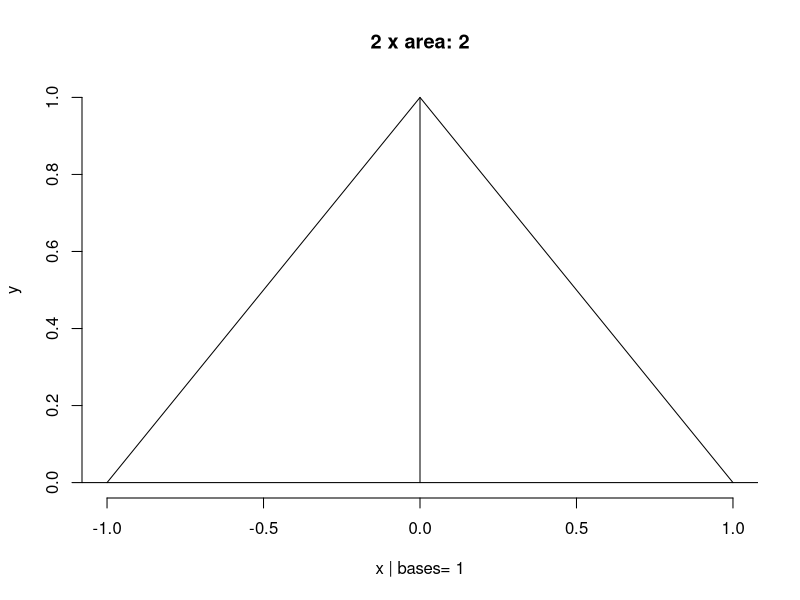
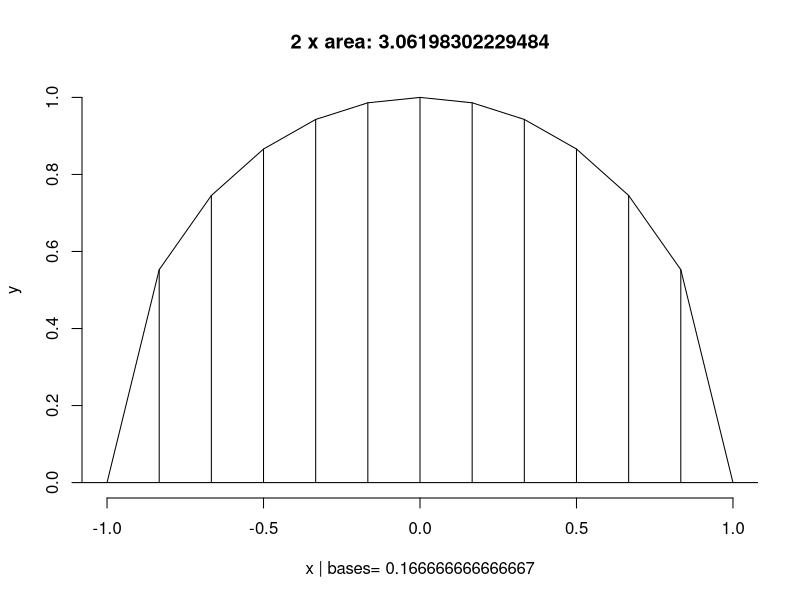
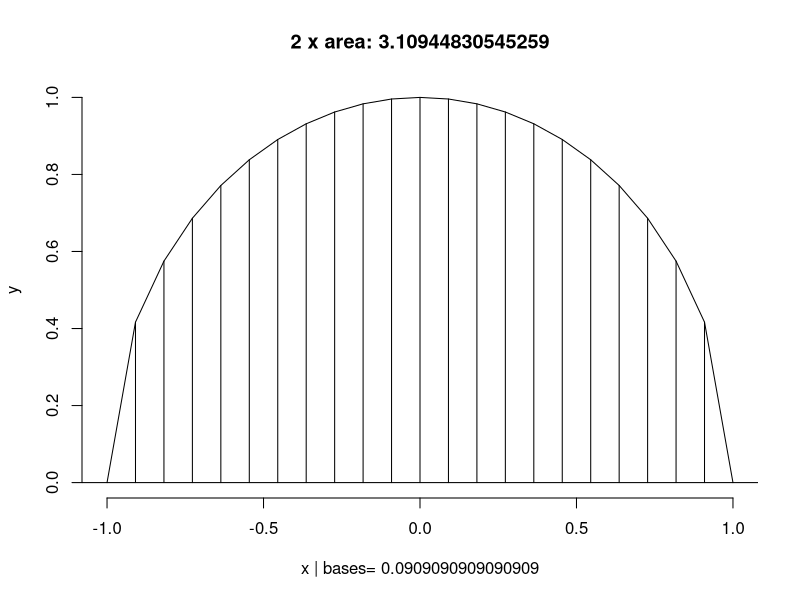
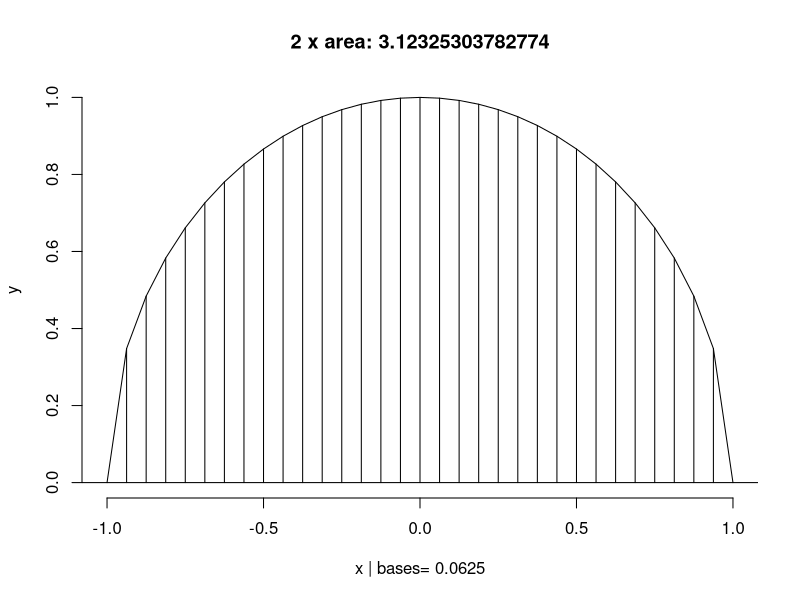
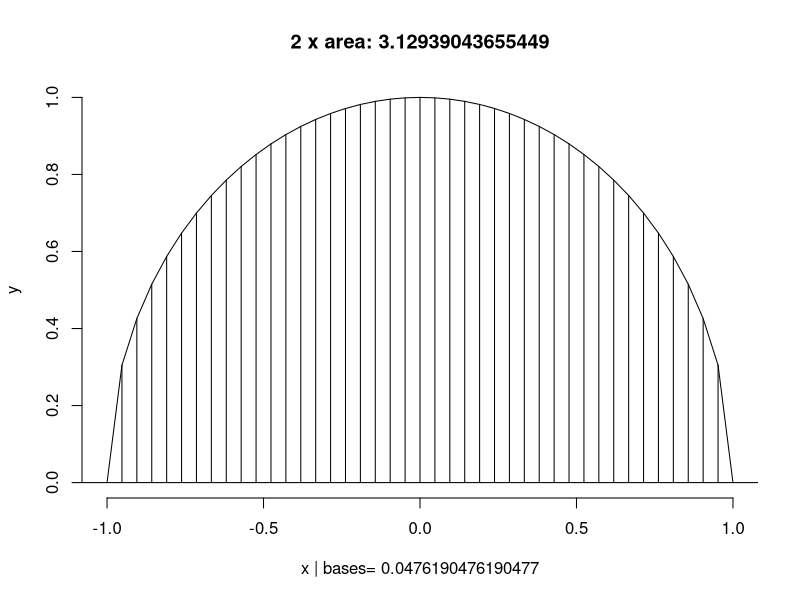
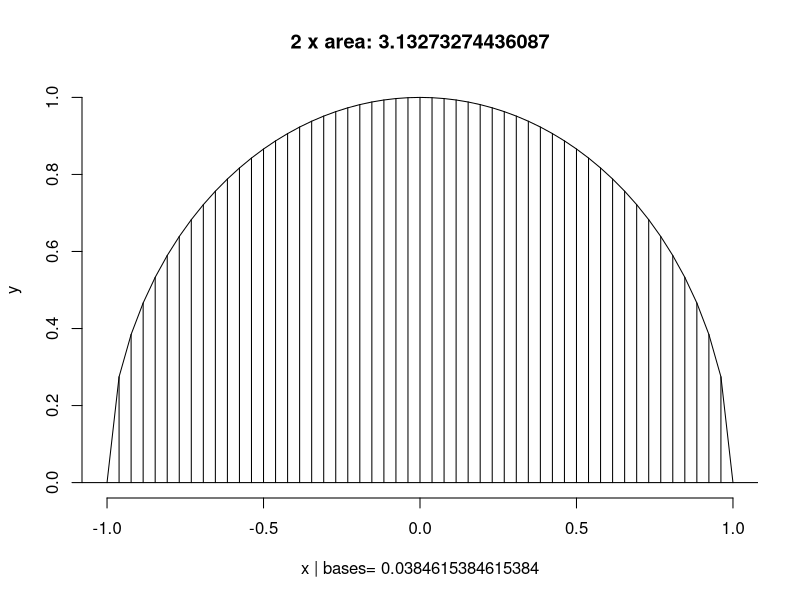
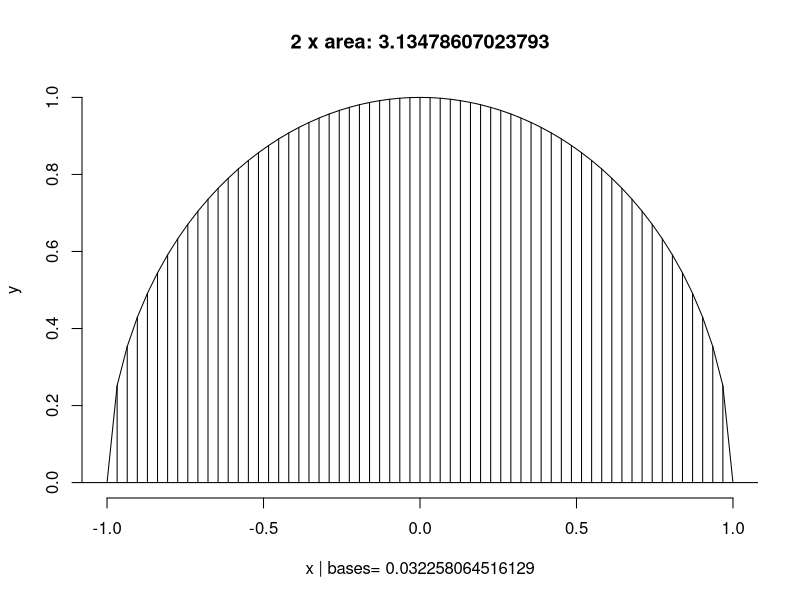
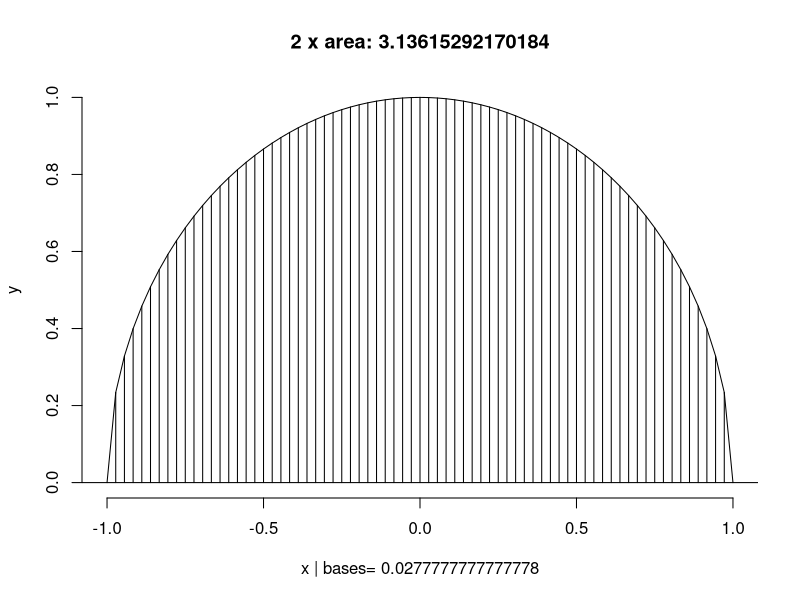

R code for these plots, in order:
## ---- chunk 1
library(reshape2)
library(ggplot2)

cat("\014")  

genseq <- function(base, r) {
    seq(-r, r, by=base)
}

f <- function(x, r=1) {
    sqrt((r-x)*(r+x))
}

cM <- function(base=.1, r=1) {
    x <- genseq(base, r)
    y <- f(x, r)
    
    matrix(c(x, y), ncol=2, dimnames=list(NULL, c("x", "y")))
}

cMArea <- function(cM) {
    base <- cM[2,1] - cM[1,1]
    sum(cM[, "y"] * base)
}

cMPlot <- function(cM) {
    plot(cM,
         type="l",
         frame=F,
         main=paste("2 x area:", 2*cMArea(cM)),
         xlab=paste("x | bases=", cM[2,1] - cM[1,1]))
    abline(h=0)
    apply(cM, 1, function(coord) {
        x <- coord[1]
        y <- coord[2]
        segments(x, y, y1 = 0)
    })
    
}

### Data
r <- 1
by <- .0001
x <- genseq(by, r)
y <- y0 <- f(x, r)
t1 <- (r-x)
t2 <- (r+x)
y1 <- t1 * t2
y2 <- sqrt(y0)
y3 <-sqrt(y2)
y4 <- sqrt(y3)
y5 <- sqrt(y4)
yn <- y0^(1/1000)
diff <- y0 - y1

df <- data.frame(x, t1, t2, y0, y1, y2, y3, y4, y5, yn, diff)
# par(mfrow=c(1,1))
# plot(df)
# print(df)
df <- melt(df, id="x")

g1 <- ggplot(df, aes(x, value, color=variable)) + geom_line()
#     scale_x_continuous(limits = c(-r, r)) +
#     scale_y_continuous(limits = c(-r, r))
# plot(g1)

diff1 <- y0 - y1
diff2 <- y0 / y1
diff3 <- y1 - y0
diff4 <- y1 / y0
diff <- data.frame(x, diff1, diff2, diff3, diff4)
diff <- melt(diff, id="x")

g2 <- ggplot(diff, aes(x, value, color=variable)) + geom_line()
#     scale_x_continuous(limits = c(-r, r)) +
#     scale_y_continuous(limits = c(-r, r))
# plot(g2)
## ---- chunk 2
speed <- 5
bases <- c(seq(1, 99, by=1*speed),
          seq(100, 999, by=10*speed),
          seq(1000, 9999, by=100*speed))
l <- sapply(1/bases, cM, r=1)
names(l) <- bases
x <- data.frame(bases, area=unlist(lapply(l, cMArea)))
rownames(x) <- NULL

lapply(l, function(x) {
    cMPlot(x)
    Sys.sleep(1/4)
})
# bases <- seq(1, 10^3, by=10)
# sapply(bases, function(n) {
#     x <- 2 * cMArea(cM(n))
#     print(x)
#     x
# })
